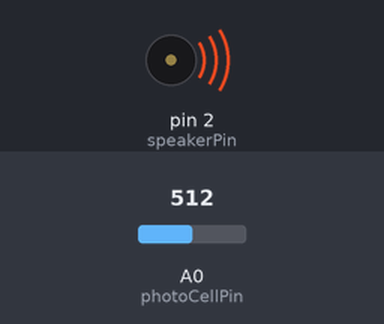
A sketch run on a simulated Arduino Uno, built with avr-gcc and run on an emulated ATmega328P. Shown: buzzer (waves = sounding). The inputs (shaded band) are chosen by the test bench; at power-on: A0 (photoCellPin) = 512.

Above: at 0.1 s.
Timing chart, 0 to 1.6 s (numbered marks = the images above):
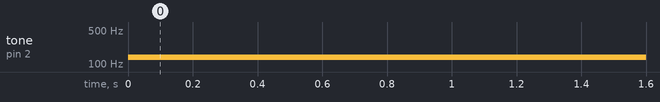

Measured:
- by itself, tone on pin 2 (speakerPin): silent → 138 Hz at 0.00 s

The sketch:

sketch6_sound.ino
```cpp
int speakerPin = 2;
int photoCellPin = 0;

void setup(){

}

void loop(){
   int reading = analogRead(photoCellPin);
 int pitch = 10 + reading/4;
 tone(speakerPin, pitch);
}
```
